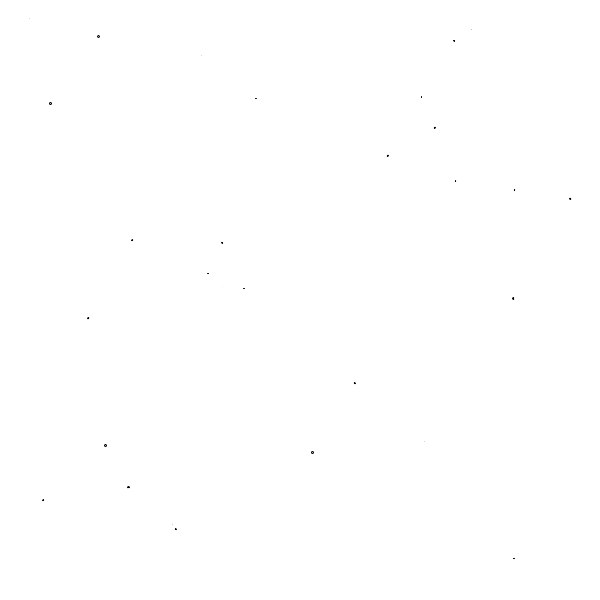
Frame 1 (no input)
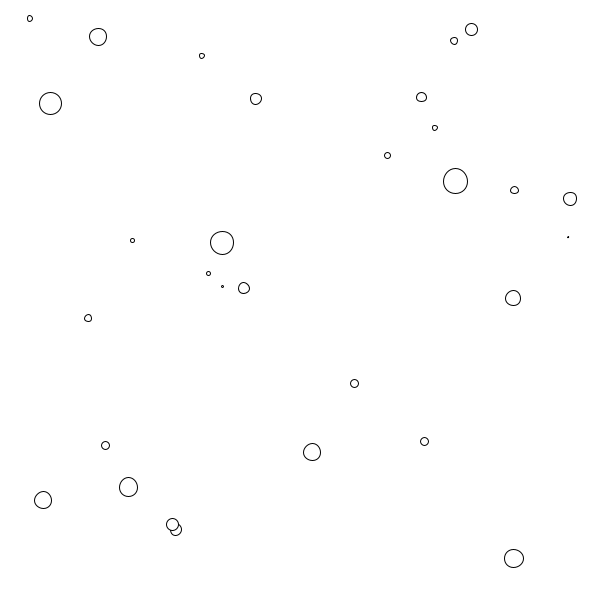
Frame 60 (the mouse pressed at the canvas centre just before this capture)
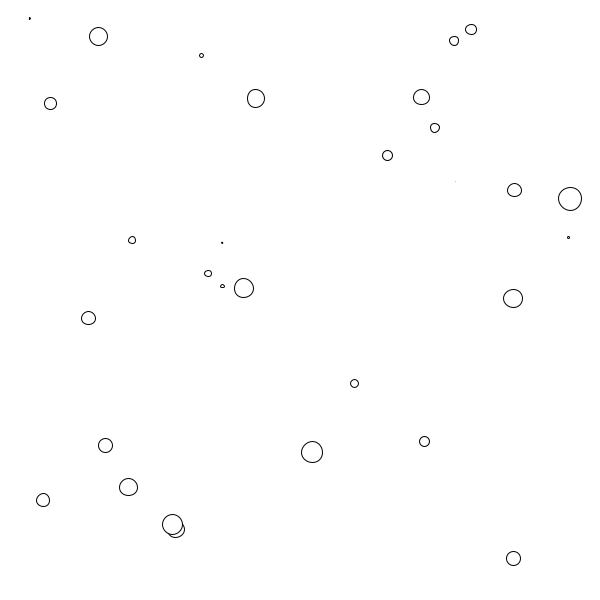
Frame 120 (the mouse held since frame 60 and released just before this capture)

The Processing sketch that drew these frames (run headless with seeded random() and noise(); from frame 60 on, the mouse is pressed at the canvas centre):

// Processing sketch: s043_pulsating_circles_array
// ── s043_pulsating_circles_array.pde
// From the PDF document #5

float[] x, y, speed, sz; // four arrays
// It's a good approach to not repeat values.
// Since we need "30" in multiple places, we
// store that in a variable. This allows us to
// change the amount of circles just by changing
// this number.
int AMOUNT = 30;

void setup() {
  size(600, 600);
  x = new float[AMOUNT];
  y = new float[AMOUNT];
  speed = new float[AMOUNT];
  sz = new float[AMOUNT];
  
  for(int i=0; i<AMOUNT; i++) { // initialize all array items
    x[i] = random(width);
    y[i] = random(height);
    speed[i] = random(0.1);
    sz[i] = random(5, 30);
  }
}
void draw() {
  background(255);
  for(int i=0; i<AMOUNT; i++) {
    float thisSize = sz[i] * sin(frameCount * speed[i]);
    ellipse(x[i], y[i], thisSize, thisSize);
  }
}
